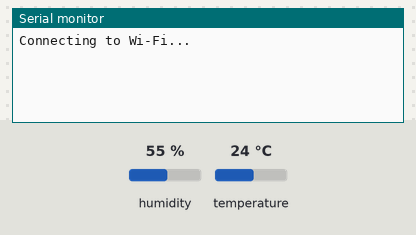
A sketch run on a simulated ESP32. On the bench: the last lines printed to the serial monitor. Inputs (shaded band) come from the test bench; at power-on: humidity 55 %, temperature 24 °C. WiFi joins after 1.5 s; servers stay silent unless stated.

Above: at 2.2 s.
2.3 s: humidity set to 22 %
At 3.0 s:
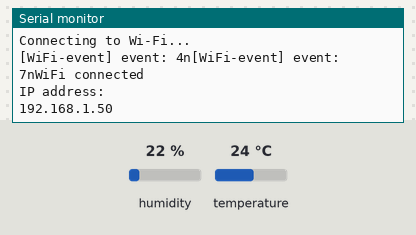
16.5 s: temperature set to 12 °C
At 20.7 s:
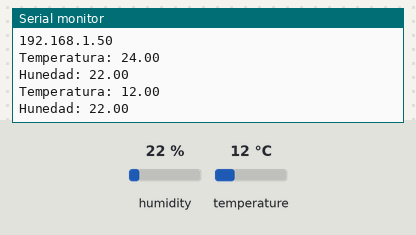
30.7 s: humidity set to 40 %
At 40.7 s:
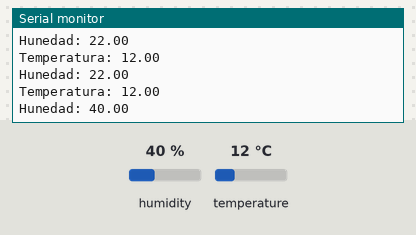

Measured:
- after the input at 16.5 s, the serial monitor: prints a new line after 3.5 s (image 2)
- after the input at 30.7 s, the serial monitor: prints a new line after 9.3 s (image 3)

The sketch:

DHT11.ino
```cpp
#include <DHT.h>
#include <WiFi.h>


// Conexión WiFi
/*const char* SSID = "POCOX3";
const char* SSID_PASSWORD = "pocox5597";*/

//const char* SSID = "Alejate_de_mi_WiFi";
//const char* SSID_PASSWORD = "0107100596nand74ls00";

const char* SSID = "PCJD";
const char* SSID_PASSWORD = "12345678";


// Definimos el pin digital donde se conecta el sensor
#define DHTPIN 15
// Dependiendo del tipo de sensor
#define DHTTYPE DHT11
DHT dht(DHTPIN, DHTTYPE);

float temperature_DHT, humidity_DHT; //variables for DHT

TimerHandle_t wifiReconnectTimer;

void connectToWifi() {
  Serial.println("Connecting to Wi-Fi...");
  WiFi.begin(SSID, SSID_PASSWORD);
}

// variables para monitorear el tiempo entre lecturas
unsigned long previousMillis = 0;
const long interval = 10000;


void WiFiEvent(WiFiEvent_t event) {
  Serial.printf("[WiFi-event] event: %dn", event);
  switch(event) {
    case SYSTEM_EVENT_STA_GOT_IP:
      Serial.println("WiFi connected");
      Serial.println("IP address: ");
      Serial.println(WiFi.localIP());
      break;
    case SYSTEM_EVENT_STA_DISCONNECTED:
      Serial.println("WiFi lost connection");
      xTimerStart(wifiReconnectTimer, 0);
      break;
  }
}


void setup() {
  Serial.begin(115200);
  Serial.println();

  dht.begin();
  delay(1000);

  wifiReconnectTimer = xTimerCreate("wifiTimer", pdMS_TO_TICKS(2000), pdFALSE, (void*)0, reinterpret_cast<TimerCallbackFunction_t>(connectToWifi));

  WiFi.onEvent(WiFiEvent);

  connectToWifi();

}

void loop() {
  unsigned long currentMillis = millis();
  if (currentMillis - previousMillis >= interval) {
    previousMillis = currentMillis;

    //Read from DHT
    humidity_DHT = dht.readHumidity();
    temperature_DHT = dht.readTemperature();

    if (isnan(temperature_DHT) || isnan(humidity_DHT)) {
      Serial.println(F("Failed to read from DHT sensor!"));
      return;
    }
    unsigned long currentMillis = millis();

    Serial.printf("Temperatura: %.2f \n", temperature_DHT);


    Serial.printf("Hunedad: %.2f \n", humidity_DHT);
  }

}
```
